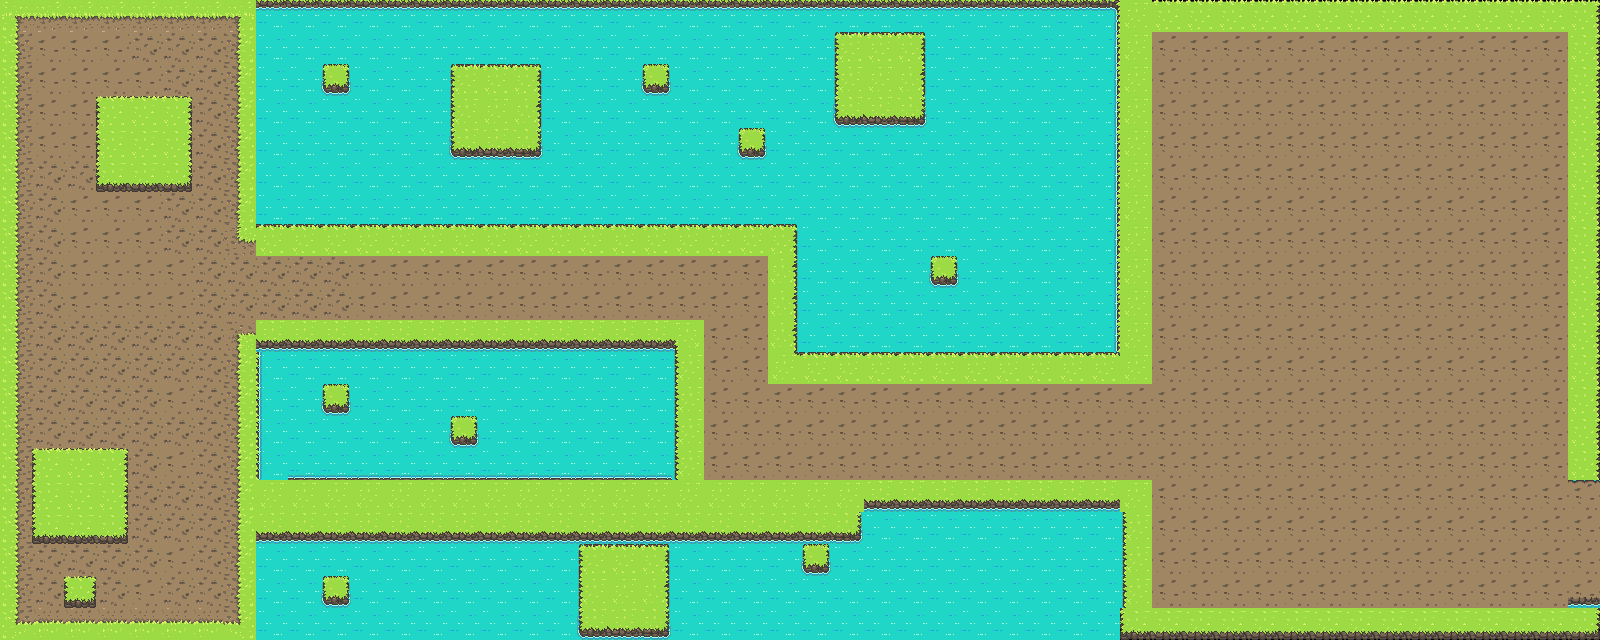

Tiled map render using the project's own tile images. Description and the whole map definition, tile-layer contents included, below:
An orthogonal 50x20 tile map with 32x32 px tiles, 2 tile layers (ground, HillsWater).

<map version="1.10" tiledversion="1.10.2" orientation="orthogonal" renderorder="right-down" width="50" height="20" tilewidth="32" tileheight="32" infinite="0" nextlayerid="3" nextobjectid="1">
 <editorsettings>
  <export target="map1.json" format="json" />
 </editorsettings>
 <tileset firstgid="1" name="tiles1" tilewidth="32" tileheight="32" tilecount="160" columns="16">
  <image source="tilesheet_basic.png" width="512" height="320" />
 </tileset>
 <layer id="1" name="ground" width="50" height="20">
  <data encoding="csv">
1,2,2,2,2,2,2,3,78,78,78,78,78,78,78,78,78,78,78,78,78,78,78,78,78,78,78,78,78,78,0,0,0,0,0,90,70,70,70,70,70,70,70,70,70,70,70,70,70,71,
17,22,22,22,18,18,18,19,0,0,0,0,0,0,0,0,0,0,0,0,0,0,0,0,0,0,0,0,0,0,0,0,0,0,0,90,22,22,22,22,22,22,22,22,22,22,22,22,22,87,
17,22,22,22,22,18,18,19,0,0,0,0,0,0,0,0,0,0,0,0,0,0,0,0,0,0,0,0,0,0,0,0,0,0,0,90,22,22,22,22,22,22,22,22,22,22,22,22,22,87,
17,22,22,22,18,18,18,19,0,0,0,0,0,0,0,0,0,0,0,0,0,0,0,0,0,0,0,0,0,0,0,0,0,0,0,90,22,22,22,22,22,22,22,22,22,22,22,22,22,87,
17,22,22,22,18,18,18,19,0,0,0,0,0,0,0,0,0,0,0,0,0,0,0,0,0,0,0,0,0,0,0,0,0,0,0,90,22,22,22,22,22,22,22,22,22,22,22,22,22,87,
17,18,18,18,18,18,18,19,0,0,0,0,0,0,0,0,0,0,0,0,0,0,0,0,0,0,0,0,0,0,0,0,0,0,0,90,22,22,22,22,22,22,22,22,22,22,22,22,22,87,
17,18,26,26,26,18,18,19,0,0,0,0,0,0,0,0,0,0,0,0,0,0,0,0,0,0,0,0,0,0,0,0,0,0,0,90,22,22,22,22,22,22,22,22,22,22,22,22,22,87,
17,18,26,26,26,18,18,97,74,74,74,74,74,74,74,74,74,74,74,74,74,74,74,74,75,0,0,0,0,0,0,0,0,0,0,90,22,22,22,22,22,22,22,22,22,22,22,22,22,87,
17,18,26,26,26,26,18,18,18,18,18,26,26,26,26,22,22,22,26,22,22,26,22,22,91,0,0,0,0,0,0,0,0,0,0,90,22,22,22,22,22,22,22,22,22,22,22,22,22,87,
17,18,26,26,26,22,18,18,18,18,18,26,26,26,26,22,22,22,22,22,22,22,22,22,91,0,0,0,0,0,0,0,0,0,0,90,22,22,22,22,22,22,22,22,22,22,22,22,22,87,
17,18,18,18,18,18,18,65,106,106,106,106,106,106,106,106,106,106,106,106,106,138,22,22,91,0,0,0,0,0,0,0,0,0,0,90,22,22,22,22,22,22,22,22,22,22,22,22,22,87,
17,18,18,18,18,18,18,19,0,0,0,0,0,0,0,0,0,0,0,0,0,89,22,22,153,74,74,74,74,74,74,74,74,74,74,90,22,22,22,22,22,22,22,22,22,22,22,22,22,87,
17,18,18,18,18,26,18,19,0,0,0,0,0,0,0,0,0,0,0,0,0,89,22,22,22,22,22,22,22,26,26,26,26,26,26,22,22,22,22,22,22,22,22,22,22,22,22,22,22,87,
17,18,18,18,18,18,18,19,0,0,0,0,0,0,0,0,0,0,0,0,0,89,22,22,26,22,26,22,22,26,26,26,26,26,26,22,22,22,22,22,22,22,22,22,22,22,22,22,22,87,
17,18,18,18,18,26,18,19,0,0,0,0,0,0,0,0,0,0,0,0,0,89,22,22,22,22,22,22,22,26,26,26,26,26,26,22,22,22,22,22,22,22,22,22,22,22,22,22,22,87,
17,18,18,18,18,18,18,19,90,90,90,90,90,90,90,90,90,90,90,90,90,90,90,90,90,90,90,106,106,106,106,106,106,106,106,90,22,22,22,22,22,22,22,22,22,22,22,22,22,10,
17,18,18,18,18,18,18,19,106,106,106,106,106,106,106,106,106,106,106,106,106,106,106,106,106,106,107,30,30,30,30,30,30,30,30,89,22,22,22,22,22,22,22,22,22,22,22,22,22,26,
17,18,18,18,18,26,18,19,0,0,0,0,0,0,0,0,0,0,0,0,0,0,0,0,0,0,0,30,30,30,30,30,30,30,30,89,22,22,22,22,22,22,22,22,22,22,22,22,22,26,
17,18,18,18,26,18,18,19,0,0,0,0,0,0,0,0,0,0,0,0,0,0,0,0,0,0,0,30,30,30,30,30,30,30,30,89,22,22,22,22,22,22,22,22,22,22,22,22,22,42,
33,34,34,34,34,34,34,35,0,0,0,0,0,0,0,0,0,0,0,0,0,0,0,0,0,0,0,0,0,0,0,0,0,0,0,101,102,102,102,102,102,102,102,102,102,102,102,102,102,103
</data>
 </layer>
 <layer id="2" name="HillsWater" width="50" height="20">
  <data encoding="csv">
0,0,0,0,0,0,0,0,0,0,0,0,0,0,0,0,0,0,0,0,0,0,0,0,0,0,0,0,0,0,78,78,78,78,79,0,0,0,0,0,0,0,0,0,0,0,0,0,0,0,
0,0,0,0,0,0,0,0,30,30,30,30,30,30,30,30,30,30,30,30,30,30,30,30,30,30,73,74,75,30,94,94,94,94,95,0,0,0,0,0,0,0,0,0,0,0,0,0,0,0,
0,0,0,0,0,0,0,0,30,30,124,30,30,30,73,74,75,30,30,30,124,30,30,30,30,30,89,90,91,30,94,94,94,94,95,0,0,0,0,0,0,0,0,0,0,0,0,0,0,0,
0,0,0,69,70,71,0,0,30,30,30,30,30,30,89,90,91,30,30,30,30,30,30,30,30,30,105,106,107,30,94,94,94,94,95,0,0,0,0,0,0,0,0,0,0,0,0,0,0,0,
0,0,0,85,86,87,0,0,30,30,30,30,30,30,105,106,107,30,30,30,30,30,30,124,30,30,30,30,30,30,94,94,94,94,95,0,0,0,0,0,0,0,0,0,0,0,0,0,0,0,
0,0,0,101,102,103,0,0,30,30,30,30,30,30,30,30,30,30,30,30,30,30,30,30,30,30,30,30,30,30,94,94,94,94,95,0,0,0,0,0,0,0,0,0,0,0,0,0,0,0,
0,0,0,0,0,0,0,0,30,30,30,30,30,30,30,30,30,30,30,30,30,30,30,30,30,30,30,30,30,30,94,94,94,94,95,0,0,0,0,0,0,0,0,0,0,0,0,0,0,0,
0,0,0,0,0,0,0,0,0,0,0,0,0,0,0,0,0,0,0,0,0,0,0,0,0,30,30,30,30,30,94,94,94,94,95,0,0,0,0,0,0,0,0,0,0,0,0,0,0,0,
0,0,0,0,0,0,0,0,0,0,0,0,0,0,0,0,0,0,0,0,0,0,0,0,0,30,30,30,30,124,94,94,94,94,95,0,0,0,0,0,0,0,0,0,0,0,0,0,0,0,
0,0,0,0,0,0,0,0,0,0,0,0,0,0,0,0,0,0,0,0,0,0,0,0,0,30,30,30,30,30,94,94,94,94,95,0,0,0,0,0,0,0,0,0,0,0,0,0,0,0,
0,0,0,0,0,0,0,0,0,0,0,0,0,0,0,0,0,0,0,0,0,0,0,0,0,30,30,30,30,30,94,94,94,94,95,0,0,0,0,0,0,0,0,0,0,0,0,0,0,0,
0,0,0,0,0,0,0,0,93,30,30,30,30,30,30,30,30,30,30,30,30,0,0,0,0,0,0,0,0,0,0,0,0,0,0,0,0,0,0,0,0,0,0,0,0,0,0,0,0,0,
0,0,0,0,0,0,0,0,93,30,124,30,30,30,30,30,30,30,30,30,30,0,0,0,0,0,0,0,0,0,0,0,0,0,0,0,0,0,0,0,0,0,0,0,0,0,0,0,0,0,
0,0,0,0,0,0,0,0,93,30,30,30,30,30,124,30,30,30,30,30,30,0,0,0,0,0,0,0,0,0,0,0,0,0,0,0,0,0,0,0,0,0,0,0,0,0,0,0,0,0,
0,69,70,71,0,0,0,0,93,46,46,46,46,46,46,46,46,46,46,46,46,0,0,0,0,0,0,0,0,0,0,0,0,0,0,0,0,0,0,0,0,0,0,0,0,0,0,0,0,0,
0,85,86,87,0,0,0,0,0,0,0,0,0,0,0,0,0,0,0,0,0,0,0,0,0,0,0,0,0,0,0,0,0,0,0,0,0,0,0,0,0,0,0,0,0,0,0,0,0,0,
0,101,102,103,0,0,0,0,0,0,0,0,0,0,0,0,0,0,0,0,0,0,0,0,0,0,0,0,0,0,0,0,0,0,0,0,0,0,0,0,0,0,0,0,0,0,0,0,0,0,
0,0,0,0,0,0,0,0,30,30,30,30,30,30,30,30,30,30,73,74,75,30,30,30,30,124,30,0,0,0,0,0,0,0,0,0,0,0,0,0,0,0,0,0,0,0,0,0,0,0,
0,0,120,0,0,0,0,0,30,30,124,30,30,30,30,30,30,30,89,90,91,30,30,30,30,30,30,0,0,0,0,0,0,0,0,0,0,0,0,0,0,0,0,0,0,0,0,0,0,0,
0,0,0,0,0,0,0,0,30,30,30,30,30,30,30,30,30,30,105,106,107,30,30,30,30,30,30,30,30,30,94,94,94,94,94,0,0,0,0,0,0,0,0,0,0,0,0,0,0,0
</data>
 </layer>
</map>